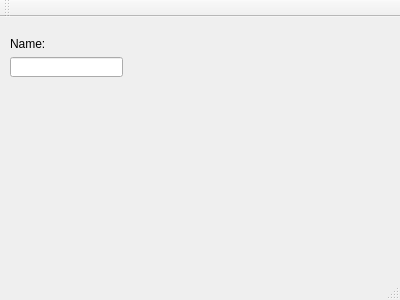
<?xml version="1.0" encoding="UTF-8"?>
<ui version="4.0">
 <class>MainWindow</class>
 <widget class="QMainWindow" name="MainWindow">
  <property name="geometry">
   <rect>
    <x>0</x>
    <y>0</y>
    <width>400</width>
    <height>300</height>
   </rect>
  </property>
  <property name="windowTitle">
   <string>MainWindow</string>
  </property>
  <widget class="QWidget" name="centralWidget">
   <widget class="QLineEdit" name="lineEdit">
    <property name="geometry">
     <rect>
      <x>10</x>
      <y>40</y>
      <width>113</width>
      <height>20</height>
     </rect>
    </property>
   </widget>
   <widget class="QLabel" name="labelName">
    <property name="geometry">
     <rect>
      <x>10</x>
      <y>20</y>
      <width>47</width>
      <height>13</height>
     </rect>
    </property>
    <property name="text">
     <string>Name:</string>
    </property>
   </widget>
  </widget>
  <widget class="QToolBar" name="mainToolBar">
   <attribute name="toolBarArea">
    <enum>TopToolBarArea</enum>
   </attribute>
   <attribute name="toolBarBreak">
    <bool>false</bool>
   </attribute>
  </widget>
  <widget class="QStatusBar" name="statusBar"/>
 </widget>
 <layoutdefault spacing="6" margin="11"/>
 <resources/>
 <connections/>
</ui>
